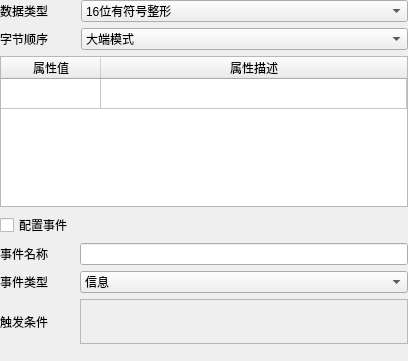
<?xml version="1.0" encoding="UTF-8"?>
<ui version="4.0">
 <class>addTtlvEnum</class>
 <widget class="QWidget" name="addTtlvEnum">
  <property name="geometry">
   <rect>
    <x>0</x>
    <y>0</y>
    <width>408</width>
    <height>361</height>
   </rect>
  </property>
  <property name="windowTitle">
   <string>Form</string>
  </property>
  <layout class="QGridLayout" name="gridLayout">
   <property name="leftMargin">
    <number>0</number>
   </property>
   <property name="topMargin">
    <number>0</number>
   </property>
   <property name="rightMargin">
    <number>0</number>
   </property>
   <item row="3" column="0" colspan="2">
    <widget class="QCheckBox" name="checkBox_event">
     <property name="text">
      <string>配置事件</string>
     </property>
    </widget>
   </item>
   <item row="5" column="1">
    <widget class="QComboBox" name="event_type">
     <item>
      <property name="text">
       <string>信息</string>
      </property>
     </item>
     <item>
      <property name="text">
       <string>告警</string>
      </property>
     </item>
     <item>
      <property name="text">
       <string>故障</string>
      </property>
     </item>
    </widget>
   </item>
   <item row="1" column="0" colspan="2">
    <layout class="QHBoxLayout" name="horizontalLayout_2">
     <item>
      <widget class="QLabel" name="label_2">
       <property name="maximumSize">
        <size>
         <width>75</width>
         <height>16777215</height>
        </size>
       </property>
       <property name="text">
        <string>字节顺序</string>
       </property>
      </widget>
     </item>
     <item>
      <widget class="QComboBox" name="comboBox_order">
       <item>
        <property name="text">
         <string>大端模式</string>
        </property>
       </item>
       <item>
        <property name="text">
         <string>小端模式</string>
        </property>
       </item>
       <item>
        <property name="text">
         <string>大端模式字节交换</string>
        </property>
       </item>
       <item>
        <property name="text">
         <string>小端模式字节交换</string>
        </property>
       </item>
      </widget>
     </item>
    </layout>
   </item>
   <item row="4" column="0">
    <widget class="QLabel" name="label_name">
     <property name="minimumSize">
      <size>
       <width>48</width>
       <height>0</height>
      </size>
     </property>
     <property name="maximumSize">
      <size>
       <width>16777215</width>
       <height>16777215</height>
      </size>
     </property>
     <property name="text">
      <string>事件名称</string>
     </property>
    </widget>
   </item>
   <item row="4" column="1">
    <widget class="QLineEdit" name="event_name">
     <property name="maxLength">
      <number>64</number>
     </property>
    </widget>
   </item>
   <item row="5" column="0">
    <widget class="QLabel" name="label_type">
     <property name="minimumSize">
      <size>
       <width>48</width>
       <height>0</height>
      </size>
     </property>
     <property name="maximumSize">
      <size>
       <width>16777215</width>
       <height>16777215</height>
      </size>
     </property>
     <property name="text">
      <string>事件类型</string>
     </property>
    </widget>
   </item>
   <item row="7" column="0" colspan="2">
    <widget class="QWidget" name="widget" native="true"/>
   </item>
   <item row="0" column="0" colspan="2">
    <layout class="QHBoxLayout" name="horizontalLayout">
     <item>
      <widget class="QLabel" name="label">
       <property name="minimumSize">
        <size>
         <width>75</width>
         <height>0</height>
        </size>
       </property>
       <property name="maximumSize">
        <size>
         <width>75</width>
         <height>16777215</height>
        </size>
       </property>
       <property name="text">
        <string>数据类型</string>
       </property>
      </widget>
     </item>
     <item>
      <widget class="QComboBox" name="comboBox_numType">
       <item>
        <property name="text">
         <string>16位有符号整形</string>
        </property>
       </item>
       <item>
        <property name="text">
         <string>16位无符号整形</string>
        </property>
       </item>
       <item>
        <property name="text">
         <string>32位有符号整形</string>
        </property>
       </item>
       <item>
        <property name="text">
         <string>32位无符号整形</string>
        </property>
       </item>
      </widget>
     </item>
    </layout>
   </item>
   <item row="6" column="0">
    <widget class="QLabel" name="label_condition">
     <property name="minimumSize">
      <size>
       <width>74</width>
       <height>0</height>
      </size>
     </property>
     <property name="maximumSize">
      <size>
       <width>16777215</width>
       <height>16777215</height>
      </size>
     </property>
     <property name="text">
      <string>触发条件</string>
     </property>
    </widget>
   </item>
   <item row="2" column="0" colspan="2">
    <widget class="QTableWidget" name="tableWidget">
     <property name="editTriggers">
      <set>QAbstractItemView::NoEditTriggers</set>
     </property>
     <attribute name="horizontalHeaderCascadingSectionResizes">
      <bool>false</bool>
     </attribute>
     <attribute name="horizontalHeaderShowSortIndicator" stdset="0">
      <bool>false</bool>
     </attribute>
     <attribute name="horizontalHeaderStretchLastSection">
      <bool>true</bool>
     </attribute>
     <attribute name="verticalHeaderVisible">
      <bool>false</bool>
     </attribute>
     <attribute name="verticalHeaderCascadingSectionResizes">
      <bool>false</bool>
     </attribute>
     <attribute name="verticalHeaderStretchLastSection">
      <bool>false</bool>
     </attribute>
     <row>
      <property name="text">
       <string/>
      </property>
     </row>
     <column>
      <property name="text">
       <string>属性值</string>
      </property>
     </column>
     <column>
      <property name="text">
       <string>属性描述</string>
      </property>
     </column>
    </widget>
   </item>
   <item row="6" column="1">
    <widget class="QScrollArea" name="scrollArea">
     <property name="minimumSize">
      <size>
       <width>0</width>
       <height>0</height>
      </size>
     </property>
     <property name="maximumSize">
      <size>
       <width>16777215</width>
       <height>45</height>
      </size>
     </property>
     <property name="widgetResizable">
      <bool>true</bool>
     </property>
     <widget class="QWidget" name="scrollAreaWidgetContents_2">
      <property name="geometry">
       <rect>
        <x>0</x>
        <y>0</y>
        <width>326</width>
        <height>43</height>
       </rect>
      </property>
     </widget>
    </widget>
   </item>
  </layout>
 </widget>
 <resources/>
 <connections/>
</ui>
